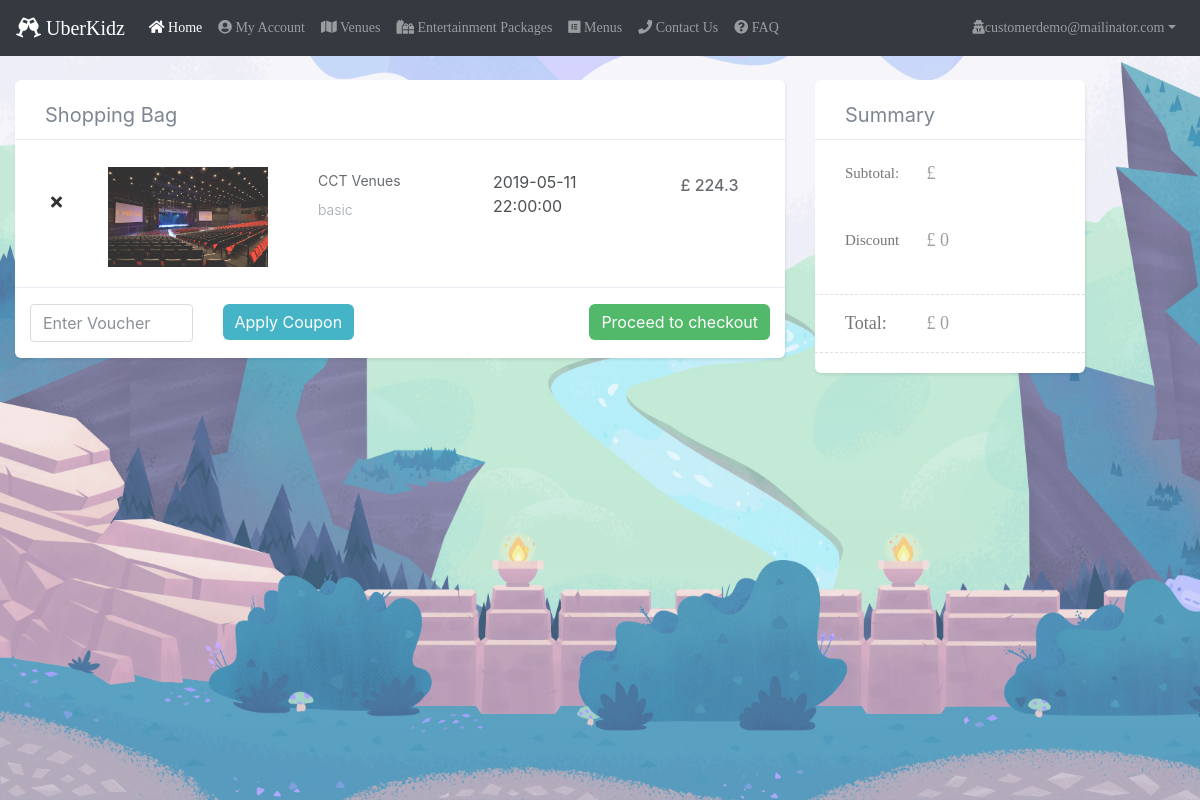
The app's page /shoppingCart.php (signed in) with its own data.
### tables this page shows
CREATE TABLE `cart` (
  `cart_ID` int(50) UNSIGNED NOT NULL,
  `user_ID` int(50) NOT NULL,
  `event_ID` int(50) NOT NULL,
  `quantity` int(50) NOT NULL,
  `quality` varchar(10) NOT NULL,
  `eventStartTime` datetime NOT NULL,
  `eventLocation` varchar(200) NOT NULL,
  `price` float NOT NULL
);

CREATE TABLE `event` (
  `event_ID` int(50) NOT NULL,
  `provider_ID` int(50) NOT NULL,
  `event_type` varchar(50) NOT NULL,
  `name` varchar(100) NOT NULL,
  `price` float NOT NULL,
  `description` varchar(200) NOT NULL,
  `created` datetime NOT NULL,
  `eventimage1` text NOT NULL,
  `eventimage2` text NOT NULL,
  `eventimage3` text NOT NULL
);

### assets/model/dbController.php (called while the page is built, shortened)
<?php
class dbController
{
    private $host;
    private $user;
    private $password;
    private $database;
    private $conn;
    function __construct()
    {
        $config = parse_ini_file($_SERVER['DOCUMENT_ROOT'] . '/config.ini');
        $this->host = $config['host'];
        $this->user = $config['username'];
        $this->password = $config['password'];
        $this->database = $config['dbName'];
        $this->conn = $this->connectDB();
    }
    function connectDB()
    {
        $conn = mysqli_connect($this->host, $this->user, $this->password, $this->database);
        return $conn;
    }
    function db_query($query, $param_type, $param_value_array)
    {
        $sql = $this->conn->prepare($query);
        $this->bindQueryParams($sql, $param_type, $param_value_array);
        $sql->execute();
        $result = $sql->get_result();
        if ($result->num_rows > 0) {
            while ($row = $result->fetch_assoc()) {
                $resultset[] = $row;
            }
        }
        if (!empty($resultset)) {
            return $resultset;
        }
        return array();
    }
    function bindQueryParams($sql, $param_type, $param_value_array)
    {
        $param_value_reference[] = &$param_type;
        for ($i = 0; $i < count($param_value_array); $i++) {
            $param_value_reference[] = &$param_value_array[$i];
        }
        call_user_func_array(array(
            $sql,
            'bind_param'
        ), $param_value_reference);
    }
}

### assets/model/cart.php (called while the page is built, shortened)
<?php
require_once "dbController.php";
class cart
{
    public function displayCart($userID)
    {
        $db_handle = new dbController();
        $sql = "
        SELECT event.event_ID, event.eventimage1, event.name, event.event_type, cart.price, cart.quantity, cart.quality, cart.eventStartTime, cart.eventLocation, cart.cart_ID
        FROM cart, event
        WHERE cart.event_ID = event.event_ID
        AND cart.user_ID = ?
        ";
        return $db_handle->db_query($sql, 'i', array($userID));
    }
}

### assets/controllers/displayCart.php (called while the page is built, shortened)
<?php
include_once $_SERVER['DOCUMENT_ROOT'] . '/assets/model/cart.php';
$_SESSION['cartItems'] = (new cart())->displayCart($_SESSION['userInfo']['user_ID']);

### shoppingCart.php (the view, shortened to what this page needs)
<!doctype html>
<html>
<head>
    <?php include("includes/headTags.php"); ?>
    <link rel="stylesheet" href="assets/css/shoppingCart.css" type="text/css">
    <link rel="stylesheet" href="assets/css/util.css" type="text/css">
</head>
<body>
<?php include("includes/navigation.php"); ?>
<div class="container-fluid shopping-cart-container">
    <div class="row">
        <div class="col-sm-8">
            <div class="shopping-cart-page">
                <div class="title">
                    Shopping Bag
                </div>
                <div>
                    <?php foreach ($_SESSION['cartItems'] as $key => $cartItem) { ?>
                        <div class="item">
                            <div class="buttons">
                                <button class="fas fa-times" id="<?= $cartItem['cart_ID'] ?>"
                                        onClick="delete_item(this.id)"></button>
                            </div>
                            <div class="image">
                                <img src="./assets/uploads/<?= $cartItem['event_type'] ?>/<?= $cartItem['eventimage1'] ?>"
                                     alt="item1"
                                     width="160" height="100"/>
                            </div>
                            <div class="description">
                                <span><?= $cartItem['name'] ?></span>
                                <span><?= $cartItem['quality'] ?></span>
                            </div>
                            <div class="time">
                                <?= $cartItem['eventStartTime'] ?>
                            </div>
                            <div class="total-price" id="item_price<?= $key ?>">
                                <span
                                    <?php if (isset($_SESSION['discount'])){ ?>class="original_price"<?php } ?>>£ <?= $cartItem['price'] ?></span>
                            </div>
                            <br>
                        </div>
                    <?php } ?>
                </div>
                <div class="container-fluid checkout-container">
                    <div class="row">
                        <div class="col-sm-3">
                            <input type="text" class="form-control voucher-input" id="voucher_code"
                                   placeholder="Enter Voucher">
                        </div>
                        <div class="col-sm-3">
                            <button class="btn btn-info voucher-btn" type="submit" id="apply_voucher" name="action"
                                    value="checkout">Apply Coupon
                            </button>
                        </div>
                        <div class="col-sm-6">
                            <div class="text-right">
                                <button class="btn btn-success checkout-btn" type="submit" id="checkout" name="action"
                                        value="checkout">Proceed to checkout
                                </button>
                            </div>
                        </div>
                    </div>
                </div>
            </div>
        </div>
        <div class="col-sm-3">
            <div class="shopping-cart-page">
                <div class="title">
                    Summary
                </div>
                <div class="flex-w flex-sb-m p-l-30 m-t-20 m-b-20">
					<span class="s-text18 w-size19 w-full-sm">
						Subtotal:
					</span>
                    <span class="m-text21 w-size20 w-full-sm" id="total_price">
						£ <?= $_SESSION['total_price'] ?>
					</span>
                </div>
                <div class="flex-w flex-sb-m p-l-30 m-t-20 m-b-20">
					<span class="s-text18 w-size19 w-full-sm">
						Discount
					</span>
                    <span class="m-text21 w-size20 w-full-sm" id="discount">
                        £ <?= $_SESSION['total_price'] * (isset($_SESSION['discount']) ? $_SESSION['discount'] : 0) / 100 ?>
					</span>
                </div>
                <div class="flex-w flex-sb-m p-l-30 p-t-15 p-b-15 m-t-20 m-b-20 bo10">
					<span class="m-text22 w-size19 w-full-sm">
						Total:
					</span>
                    <span class="m-text21 w-size20 w-full-sm">
						 £ <?= $_SESSION['total_price'] * (1 - (isset($_SESSION['discount']) ? $_SESSION['discount'] : 0) / 100) ?>
					</span>
                </div>
            </div>
        </div>
    </div>
</div>
</body>
</html>

### assets/css/shoppingCart.css (style rules this page uses)
.shopping-cart-container { width: 100%; height: 100%; margin: 0 auto; background-image: url("../img/login-background.jpg"); background-size: cover; content: ""; display: block; position: absolute; left: 0; opacity: 0.8; z-index: -2; }
.shopping-cart-page { margin: 80px auto; background: #FFFFFF; box-shadow: 1px 2px 3px 0px rgba(0, 0, 0, 0.10); border-radius: 6px; display: flex; flex-direction: column; }
.title { height: 60px; border-bottom: 1.5px solid #E1E8EE; padding: 20px 30px; color: #5E6977; font-size: 20px; font-weight: 400; }
.item { padding: 20px 30px; display: flex; border-bottom: 1px solid #E1E8EE; }
.buttons { position: relative; padding-top: 30px; margin-right: 40px; }
.image { margin-right: 50px; margin-top: 7px; }
.description { padding-top: 10px; margin-right: 60px; width: 115px; }
.description span { display: block; font-size: 14px; color: #43484D; font-weight: 400; }
.description span:first-child { margin-bottom: 5px; }
.description span:last-child { font-weight: 300; margin-top: 8px; color: #86939E; }
.time { padding-top: 10px; margin-right: 60px; width: 115px; }
button[class*=btn] { border-radius: 6px; border: none; cursor: pointer; }
.total-price { width: 83px; padding-top: 5px; text-align: center; font-size: 16px; color: #43484D; font-weight: 300; }
.total-price span { display: block; font-size: 16px; color: #43484D; font-weight: 400; }
.total-price span:first-child { margin-bottom: 5px; }
.total-price span:last-child { font-weight: 500; margin-top: 8px; color: #43484D; }
.checkout-container { margin-top: 1rem; margin-bottom: 1rem; }

### records on screen
cart: event_ID.eventimage1 (picture), event_ID.name "CCT Venues", quality "basic", eventStartTime "2019-05-11 22:00:00", price "224.3"

### other values on screen
$_SESSION['userInfo']['email_address'] "customerdemo@mailinator.com"
